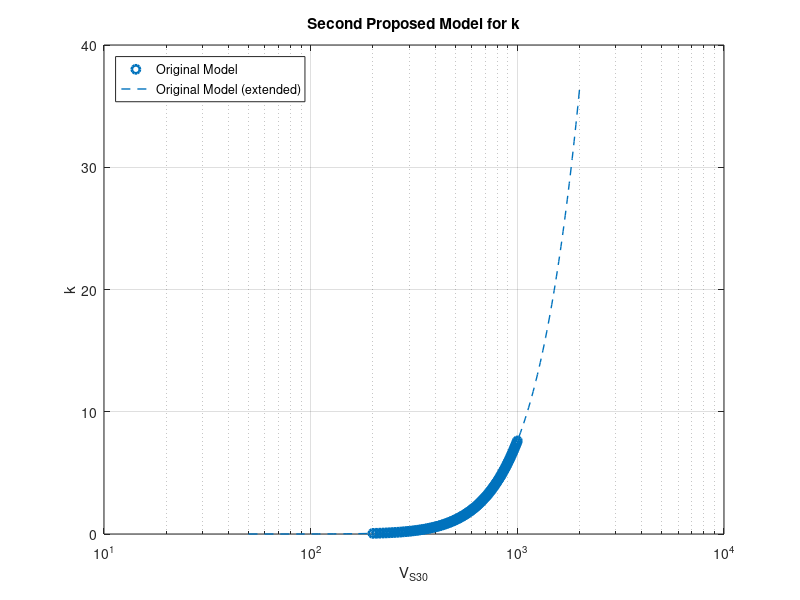
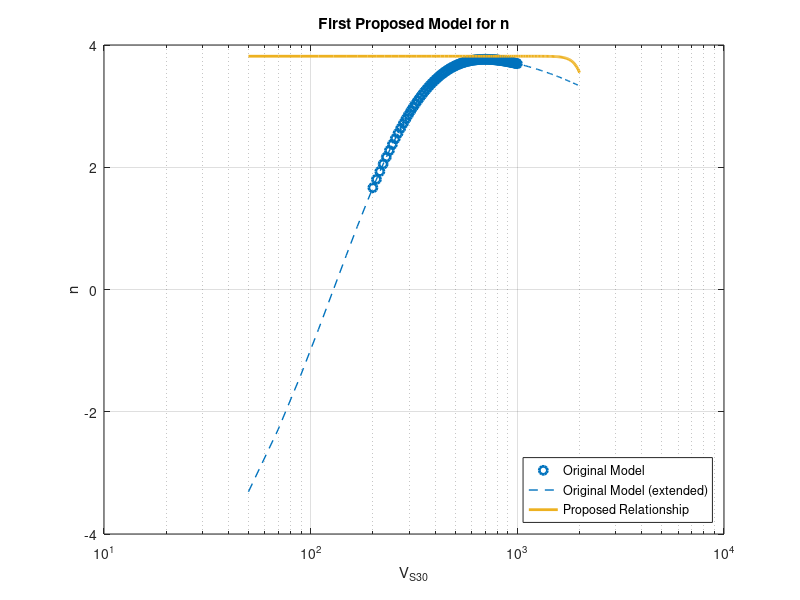
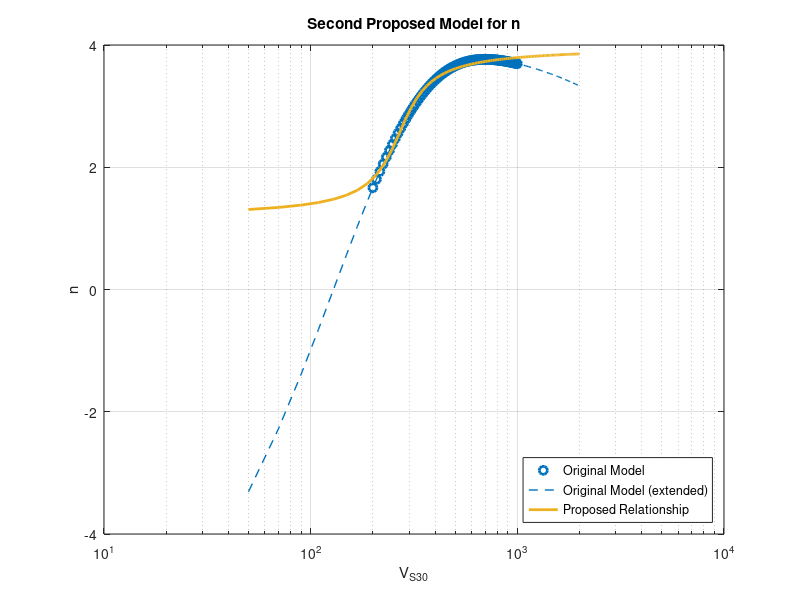
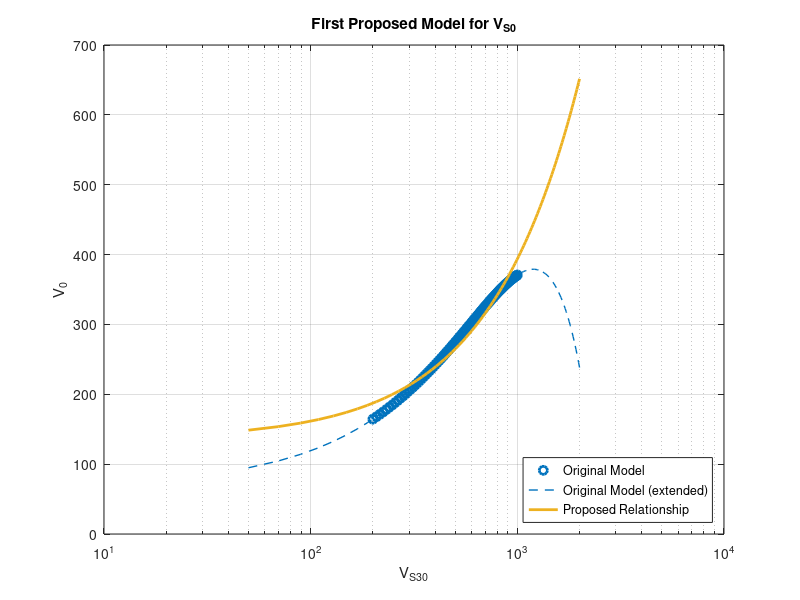

These charts were generated, in order, by the following MATLAB code:
%% Test New Scaling Functional Forms
%text new forms by fitting the relationships in Shi and Asimaki 2018 over
%the application range of Vs30

%% Input
%user functions
sigmoid = @(x) exp(x)./(1+exp(x));

%vs30 range
vs30_reg  = linspace(200,1000);
vs30_test = linspace(50,2000);

%output directory
dir_out = '../../Data/scaling_functions/';

%% Original Model
% original scaling coefficients
% - - - - - - - - - - - 
z_star = 2.5;
z_1 = 30;

%Vs0 scaling
p1 = -2.1688*10^(-4);
p2 = 0.5182;
p3 = 69.452;
%k scaling
r1 =-59.67;
r2 =-0.2722;
r3 = 11.132;
%n scaling
s1 = 4.110;
s2 =-1.0521*10^(-4);
s3 =-10.827;
s4 =-7.6187*10^(-3);

%original functional forms
fun_vs0_orig = @(Vs30,p1,p2,p3)     p1*Vs30.^2 + p2*Vs30 + p3;
fun_k_orig   = @(Vs30,r1,r2,r3)     exp( r1*Vs30.^r2 + r3 );
fun_n_orig   = @(Vs30,s1,s2,s3,s4)  s1*exp(s2*Vs30) + s3*exp(s4*Vs30);

%evaluate original scaling relationships
vs0_orig_reg = fun_vs0_orig(vs30_reg,p1,p2,p3);
k_orig_reg   = fun_k_orig(vs30_reg,r1,r2,r3);
n_orig_reg   = fun_n_orig(vs30_reg,s1,s2,s3,s4);

%% Proposed Model
% n scaling
% - - - - - - - - - - - 
%proposed functional forms
fun_n_prop1   = @(Vs30,s1,s2,s3) 1      + s3*sigmoid((log(Vs30)-s1)*s2);
fun_n_prop2   = @(Vs30,s1,s2,s3) 1+pi/2 + s3*atan((log(Vs30)-s1)*s2);

%evaluate first alternative functional form
theta0_n_prop1 = [log(250),1,2];
[theta_n_prop1, res_n_prop1] = lsqcurvefit(@(theta,x) fun_n_prop1(x,theta(1),theta(2),theta(3)), ...
                                           theta0_n_prop1, vs30_reg, n_orig_reg);
%evaluate second alternative functional form
theta0_n_prop2 = [log(250),1,2];
[theta_n_prop2, res_n_prop2] = lsqcurvefit(@(theta,x) fun_n_prop2(x,theta(1),theta(2),theta(3)), ...
                                           theta0_n_prop2, vs30_reg, n_orig_reg);


% vs0 scaling
% - - - - - - - - - - - 
%proposed functional forms
fun_vs0_prop1   = @(Vs30,p1,p2)    p1*Vs30 + p2;
fun_vs0_prop2   = @(Vs30,p1,p2,p3) p3*sigmoid((log(Vs30)-p1)*p2);
fun_vs0_prop3   = @(Vs30,p1,p2,p3) p1*log(Vs30+1) + p2*Vs30 + p3;
fun_vs0_prop4   = @(Vs30,k,a) (k.*(a+1)*z_star + (1+k*(z_1-z_star)).^(a+1) - 1) ./ (30.*(a+1).*k) .* Vs30;

%evaluate first alternative functional form
theta0_vs0_prop1 = [p2,p3];
[theta_vs0_prop1, res_vs0_prop1] = lsqcurvefit(@(theta,x) fun_vs0_prop1(x,theta(1),theta(2)), ...
                                               theta0_vs0_prop1, vs30_reg, vs0_orig_reg);

%evaluate second alternative functional form
theta0_vs0_prop2 = [log(250),1,250];
[theta_vs0_prop2, res_vs0_prop2] = lsqcurvefit(@(theta,x) fun_vs0_prop2(x,theta(1),theta(2),theta(3)), ...
                                               theta0_vs0_prop2, vs30_reg, vs0_orig_reg);

%evaluate thrird alternative functional form
theta0_vs0_prop3 = [1,p2,p3];
[theta_vs0_prop3, res_vs0_prop3] = lsqcurvefit(@(theta,x) fun_vs0_prop3(x,theta(1),theta(2),theta(3)), ...
                                               theta0_vs0_prop3, vs30_reg, vs0_orig_reg);

%% Ouptut
% summary information
% ---   ---   ---   ---
fprintf('Vs0 Scalign\n\t Prop1: RMSE=%.1f\n\t Prop2: RMSE=%.1f\n\t Prop3: RMSE=%.1f\n', ...
        res_vs0_prop1,res_vs0_prop2,res_vs0_prop3)
fprintf('n Scalign\n\t Prop1: RMSE=%.1f\n\t Prop2: RMSE=%.1f\n', ...
        res_n_prop1,res_n_prop2)
mkdir(dir_out)

% comparison figures
% ---   ---   ---   ---
% k scaling
% - - - - - - - - - - - 
%first model
fname = 'scaling_relationship_k';
fig = figure;
semilogx(vs30_reg,  k_orig_reg, 'o', 'LineWidth', 2); hold on
semilogx(vs30_test, fun_k_orig(vs30_test,r1,r2,r3),'--','LineWidth',1,'Color','#0072BD')
grid on
xlabel('V_{S30}')
ylabel('k')
legend('Original Model','Original Model (extended)','location','northwest')
title('Second Proposed Model for k')
saveas(fig, [dir_out,fname,'.png'])

% n scaling
% - - - - - - - - - - - 
%first model
fname = 'scaling_relationship_n_1';
fig = figure;
semilogx(vs30_reg,  n_orig_reg, 'o', 'LineWidth', 2); hold on
semilogx(vs30_test, fun_n_orig(vs30_test,s1,s2,s3,s4),'--','LineWidth',1,'Color','#0072BD')
semilogx(vs30_test, fun_n_prop1(vs30_test,theta_n_prop1(1),theta_n_prop1(2),theta_n_prop1(3)),'LineWidth',2)
grid on
xlabel('V_{S30}')
ylabel('n')
legend('Original Model','Original Model (extended)','Proposed Relationship','location','southeast')
title('First Proposed Model for n')
saveas(fig, [dir_out,fname,'.png'])

%second model
fname = 'scaling_relationship_n_2';
fig = figure;
semilogx(vs30_reg,  n_orig_reg, 'o', 'LineWidth',2); hold on
semilogx(vs30_test, fun_n_orig(vs30_test,s1,s2,s3,s4),'--','LineWidth',1,'Color','#0072BD')
semilogx(vs30_test, fun_n_prop2(vs30_test,theta_n_prop2(1),theta_n_prop2(2),theta_n_prop2(3)),'LineWidth',2)
grid on
xlabel('V_{S30}')
ylabel('n')
legend('Original Model','Original Model (extended)','Proposed Relationship','location','southeast')
title('Second Proposed Model for n')
saveas(fig, [dir_out,fname,'.png'])

% vs0 scaling
% - - - - - - - - - - - 
%first model
fname = 'scaling_relationship_vs0_1';
fig = figure;
semilogx(vs30_reg,  vs0_orig_reg, 'o', 'LineWidth', 2); hold on
semilogx(vs30_test, fun_vs0_orig(vs30_test,p1,p2,p3),'--','LineWidth',1,'Color','#0072BD')
semilogx(vs30_test, fun_vs0_prop1(vs30_test,theta_vs0_prop1(1),theta_vs0_prop1(2)), 'LineWidth',2)
grid on
xlabel('V_{S30}')
ylabel('V_0')
legend('Original Model','Original Model (extended)','Proposed Relationship','location','southeast')
title('First Proposed Model for V_{S0}')
saveas(fig, [dir_out,fname,'.png'])

%second model
fname = 'scaling_relationship_vs0_2';
fig = figure;
semilogx(vs30_reg,  vs0_orig_reg, 'o', 'LineWidth', 2); hold on
semilogx(vs30_test, fun_vs0_orig(vs30_test,p1,p2,p3),'--','LineWidth',1,'Color','#0072BD')
semilogx(vs30_test, fun_vs0_prop2(vs30_test,theta_vs0_prop2(1),theta_vs0_prop2(2),theta_vs0_prop2(3)), 'LineWidth',2)
grid on
xlabel('V_{S30}')
ylabel('V_0')
legend('Original Model','Original Model (extended)','Proposed Relationship','location','southeast')
title('Second Proposed Model for V_{S0}')
saveas(fig, [dir_out,fname,'.png'])

%third model
fname = 'scaling_relationship_vs0_3';
fig = figure;
semilogx(vs30_reg,  vs0_orig_reg, 'o', 'LineWidth', 2); hold on
semilogx(vs30_test, fun_vs0_orig(vs30_test,p1,p2,p3),'--','LineWidth',1,'Color','#0072BD')
semilogx(vs30_test, fun_vs0_prop3(vs30_test,theta_vs0_prop3(1),theta_vs0_prop3(2),theta_vs0_prop3(3)), 'LineWidth',2)
grid on
xlabel('V_{S30}')
ylabel('V_0')
legend('Original Model','Original Model (extended)','Proposed Relationship','location','southeast')
title('Third Proposed Model for V_{S0}')
saveas(fig, [dir_out,fname,'.png'])

%implied vs0
fname = 'scaling_relationship_vs0_4';

k_array = fun_k_orig(vs30_test,r1,r2,r3);
a_array_orig  = -1./fun_n_orig(vs30_reg,s1,s2,s3,s4);
a_array_prop1 = -1./fun_n_prop1(vs30_test,theta_n_prop1(1),theta_n_prop1(2),theta_n_prop1(3));

fig = figure;
semilogx(vs30_reg,  vs0_orig_reg, 'o', 'LineWidth', 2); hold on
semilogx(vs30_test, fun_vs0_orig(vs30_test,p1,p2,p3),'--','LineWidth',1,'Color','#0072BD')
semilogx(vs30_reg, fun_vs0_prop4(vs30_reg,k_orig_reg,a_array_orig), 'LineWidth',2)
semilogx(vs30_test, fun_vs0_prop4(vs30_test,k_array,a_array_prop1), 'r', 'LineWidth',2)
grid on
xlabel('V_{S30}')
ylabel('V_0')
legend('Original Model','Original Model (extended)','Proposed Relationship (original n)','Proposed Relationship (proposed n)','location','southeast')
title('Fourth Proposed Model for V_{S0}')
saveas(fig, [dir_out,fname,'.png'])